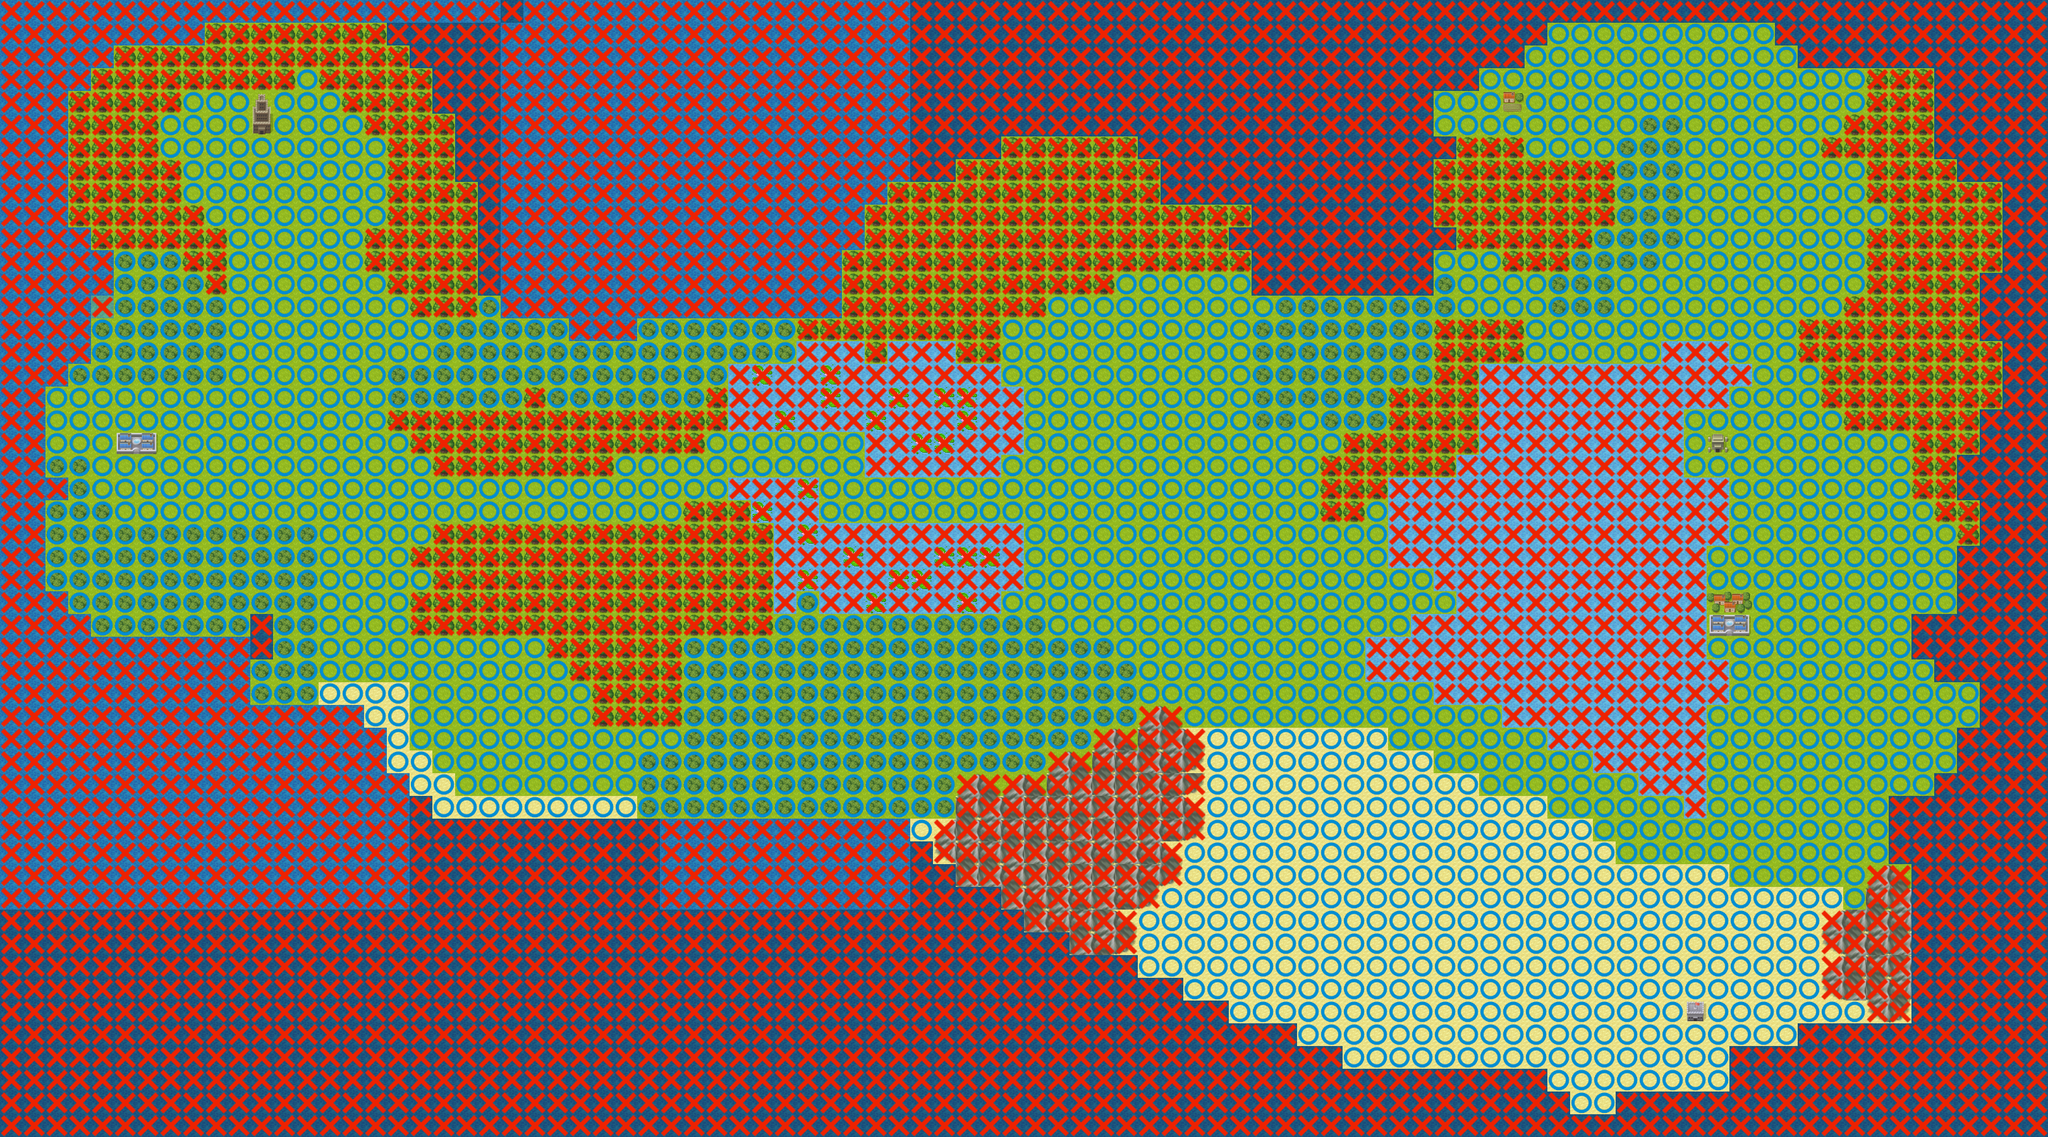

Below is a game level as drawn by its tile map, then a one-line description and the .tmx that defines it (tile-layer data replaced by summaries):
An orthogonal 90x50 tile map with 32x32 px tiles, 4 tile layers (マップ下, マップ中, マップ上, 当たり判定のマップ), 2 hidden layers not drawn.

<map version="1.4" tiledversion="1.4.2" orientation="orthogonal" renderorder="right-down" width="90" height="50" tilewidth="32" tileheight="32" infinite="0" nextlayerid="7" nextobjectid="1">
 <tileset firstgid="1" source="mapchip1.tsx" />
 <layer id="1" name="マップ下" width="90" height="50" locked="1">
  <data>[4500 cells, 3173 non-empty, 5 distinct tile ids]</data>
 </layer>
 <layer id="2" name="マップ中" width="90" height="50" locked="1">
  <data>[4500 cells, 3041 non-empty, 23 distinct tile ids]</data>
 </layer>
 <layer id="3" name="マップ上" width="90" height="50" locked="1">
  <data>[4500 cells, 398 non-empty, 2 distinct tile ids]</data>
 </layer>
 <layer id="4" name="当たり判定のマップ" width="90" height="50" locked="1">
  <data>[4500 cells, 4489 non-empty, 2 distinct tile ids]</data>
 </layer>
 <layer id="5" name="プレイヤーが移動できるマップ" width="90" height="50" visible="0" locked="1">
  <data>[4500 cells, 0 non-empty, 0 distinct tile ids]</data>
 </layer>
 <layer id="6" name="敵の出現マップ" width="90" height="50" visible="0" opacity="0.2">
  <data>[4500 cells, 1754 non-empty, 4 distinct tile ids]</data>
 </layer>
</map>
